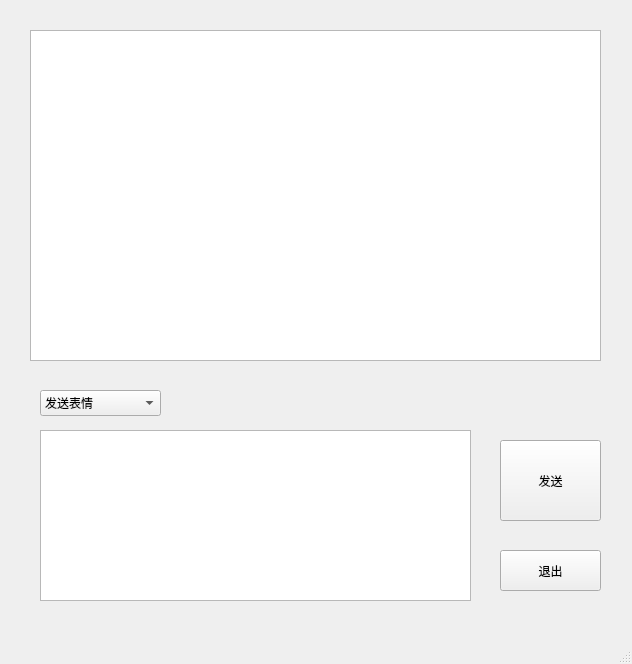
<?xml version="1.0" encoding="UTF-8"?>
<ui version="4.0">
 <class>MainWindow</class>
 <widget class="QMainWindow" name="MainWindow">
  <property name="geometry">
   <rect>
    <x>0</x>
    <y>0</y>
    <width>632</width>
    <height>664</height>
   </rect>
  </property>
  <property name="windowTitle">
   <string>Chatroom</string>
  </property>
  <widget class="QWidget" name="centralwidget">
   <widget class="QPushButton" name="pushButton">
    <property name="geometry">
     <rect>
      <x>500</x>
      <y>440</y>
      <width>101</width>
      <height>81</height>
     </rect>
    </property>
    <property name="text">
     <string>发送</string>
    </property>
   </widget>
   <widget class="QTextEdit" name="textEdit">
    <property name="geometry">
     <rect>
      <x>40</x>
      <y>430</y>
      <width>431</width>
      <height>171</height>
     </rect>
    </property>
   </widget>
   <widget class="QTextBrowser" name="textBrowser">
    <property name="geometry">
     <rect>
      <x>30</x>
      <y>30</y>
      <width>571</width>
      <height>331</height>
     </rect>
    </property>
   </widget>
   <widget class="QPushButton" name="pushButton_2">
    <property name="geometry">
     <rect>
      <x>500</x>
      <y>550</y>
      <width>101</width>
      <height>41</height>
     </rect>
    </property>
    <property name="text">
     <string>退出</string>
    </property>
   </widget>
   <widget class="QComboBox" name="comboBox">
    <property name="geometry">
     <rect>
      <x>40</x>
      <y>390</y>
      <width>121</width>
      <height>26</height>
     </rect>
    </property>
    <item>
     <property name="text">
      <string notr="true">发送表情</string>
     </property>
    </item>
    <item>
     <property name="text">
      <string/>
     </property>
     <property name="icon">
      <iconset resource="monaka/monaka.qrc">
       <normaloff>:/0.png</normaloff>:/0.png</iconset>
     </property>
    </item>
    <item>
     <property name="text">
      <string/>
     </property>
     <property name="icon">
      <iconset resource="monaka/monaka.qrc">
       <normaloff>:/1.png</normaloff>:/1.png</iconset>
     </property>
    </item>
    <item>
     <property name="text">
      <string/>
     </property>
     <property name="icon">
      <iconset resource="monaka/monaka.qrc">
       <normaloff>:/2.png</normaloff>:/2.png</iconset>
     </property>
    </item>
    <item>
     <property name="text">
      <string/>
     </property>
     <property name="icon">
      <iconset resource="monaka/monaka.qrc">
       <normaloff>:/3.png</normaloff>:/3.png</iconset>
     </property>
    </item>
    <item>
     <property name="text">
      <string/>
     </property>
     <property name="icon">
      <iconset resource="monaka/monaka.qrc">
       <normaloff>:/4.png</normaloff>:/4.png</iconset>
     </property>
    </item>
    <item>
     <property name="text">
      <string/>
     </property>
     <property name="icon">
      <iconset resource="monaka/monaka.qrc">
       <normaloff>:/5.png</normaloff>:/5.png</iconset>
     </property>
    </item>
    <item>
     <property name="text">
      <string/>
     </property>
     <property name="icon">
      <iconset resource="monaka/monaka.qrc">
       <normaloff>:/6.png</normaloff>:/6.png</iconset>
     </property>
    </item>
    <item>
     <property name="text">
      <string/>
     </property>
     <property name="icon">
      <iconset resource="monaka/monaka.qrc">
       <normaloff>:/7.png</normaloff>:/7.png</iconset>
     </property>
    </item>
    <item>
     <property name="text">
      <string/>
     </property>
     <property name="icon">
      <iconset resource="monaka/monaka.qrc">
       <normaloff>:/8.png</normaloff>:/8.png</iconset>
     </property>
    </item>
    <item>
     <property name="text">
      <string/>
     </property>
     <property name="icon">
      <iconset resource="monaka/monaka.qrc">
       <normaloff>:/9.png</normaloff>:/9.png</iconset>
     </property>
    </item>
   </widget>
  </widget>
  <widget class="QMenuBar" name="menubar">
   <property name="geometry">
    <rect>
     <x>0</x>
     <y>0</y>
     <width>632</width>
     <height>26</height>
    </rect>
   </property>
  </widget>
  <widget class="QStatusBar" name="statusbar"/>
 </widget>
 <resources>
  <include location="monaka/monaka.qrc"/>
 </resources>
 <connections/>
</ui>
